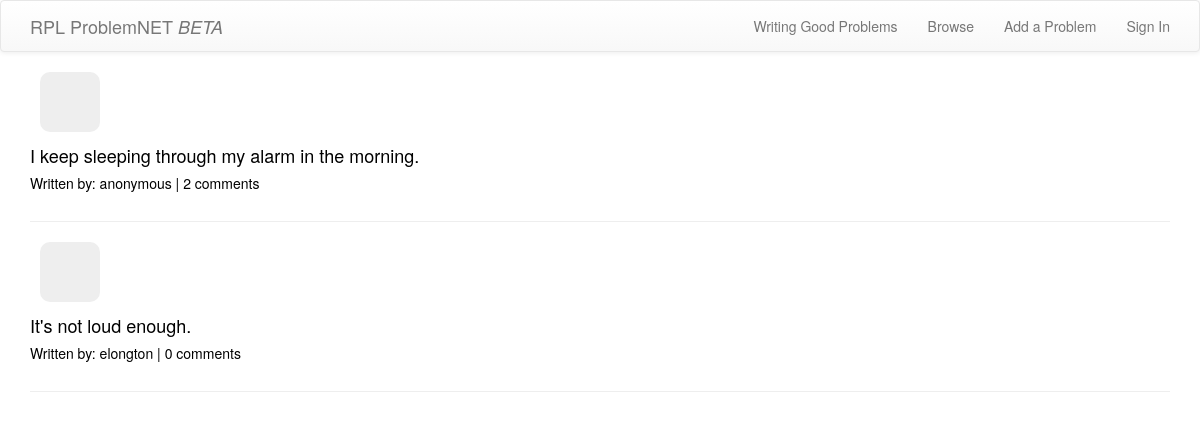
/browse/, run on an earlier commit of the app's database.
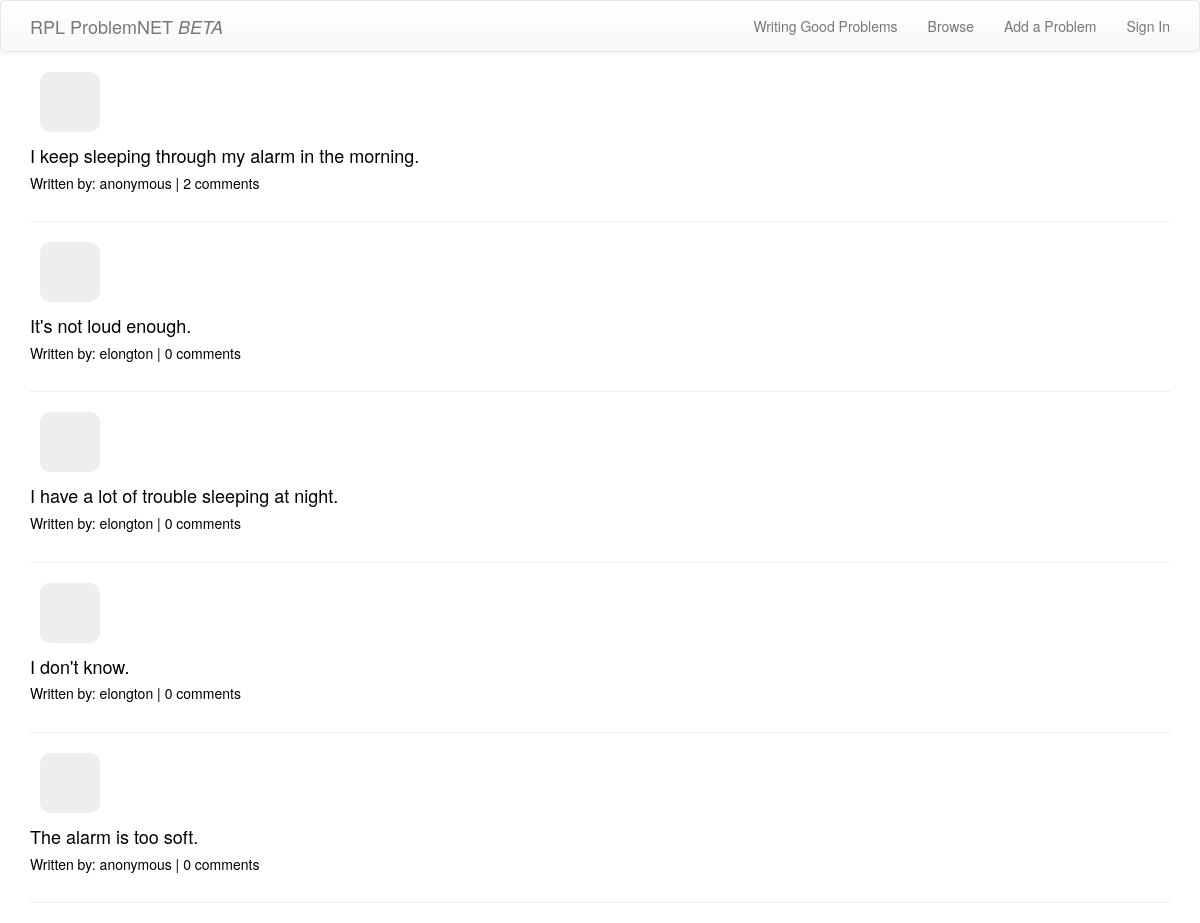
And on a later commit of the database.
### problems/models.py (models this page shows, shortened)
class Problem(models.Model):
    author = models.ForeignKey(User)
    anonymous_author = models.BooleanField(default=False)
    problem = models.ForeignKey('self',related_name='problems', null=True)
    text = models.TextField()
    create_date = models.DateTimeField(default=timezone.now)
    upvotes = models.ManyToManyField(User, related_name='upvotes')
    downvotes = models.ManyToManyField(User, related_name='downvotes')
    in_response_to = models.TextField()

### problems/views.py (the view)
# urls.py: url(r'^browse/$', views.ProblemListView.as_view(), name='list'),
class ProblemListView(ListView):
    model = models.Problem
    context_object_name = 'problems'
    template_name = 'problems/problem_list.html'

### problems/templates/problems/problem_list.html
{% extends "sitewide/base.html" %}
{% block content %}
  {% for problem in problems%}
  <div class="problem_item">
    <div class="index_overall_votes table_parent">
      <div class="table_child">{%if problem.0.overall_votes > 0 %}+{%endif%}{{problem.0.overall_votes}}</div>
    </div>
    <a class="problem_link" href="{% url 'problems:problem_detail' pk=problem.pk %}">
        <div class="list_problemdiv">
          <h4>{{problem.text}}</h4>
          <h5>Written by: {% if problem.anonymous_author %}anonymous{% else %}{{problem.author}}{%endif%} | {{problem.comments.count}} comments</h5>
        </div>
    </a>
  </div>
        <hr>
  {% endfor%}
{% endblock %}

What changed in the data, as far as the page shows it:
added Problem: text "I have a lot of trouble sleeping at night.", author "elongton", comments.count "0"
added Problem: text "I don't know.", author "elongton", comments.count "0"
added Problem: text "The alarm is too soft.", anonymous_author "anonymous", comments.count "0"
